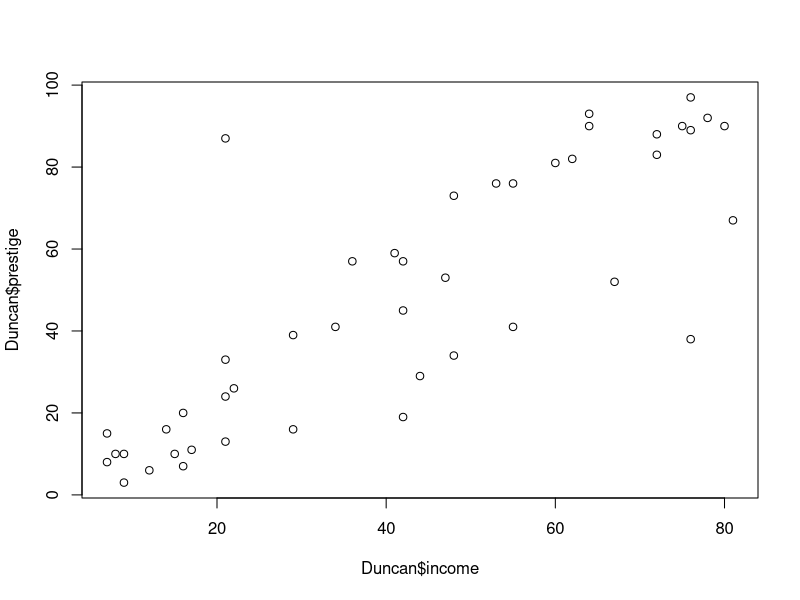

This chart was generated by the following R code: (Note: this script raises an error after producing the figure.)
## ---- chunk 1
knitr::opts_chunk$set(echo = TRUE)
library(car)
library(carData)
## ---- chunk 2
# visualizing scatterplot
plot(Duncan$prestige~Duncan$income)
abline(lm.out)
# calculate correlation
cor(Duncan$prestige, Duncan$income)

lm.out<-lm(Duncan$prestige~Duncan$income)

lm.out$coefficients
names(lm.out)

summary(lm.out)
## ---- chunk 3
xbar<-mean(Duncan$income)
ybar<-mean(Duncan$prestige)
xs<-sd(Duncan$income)
ys<-sd(Duncan$prestige)
r<-cor(Duncan$prestige, Duncan$income)

slope<-r*ys/xs
intercept<-ybar-slope*xbar
## ---- chunk 4
summary(lm.out)
anova(lm.out)

R2<-30665/(30665+13023)

## ---- chunk 5
summary(lm.out)
# or
# residual standard error
lm.out$fitted.values
RSS<-sum((Duncan$prestige-lm.out$fitted.values)^2)
RSS
n<-nrow(Duncan)
sigma_hat<-sqrt(RSS/(n-2))
